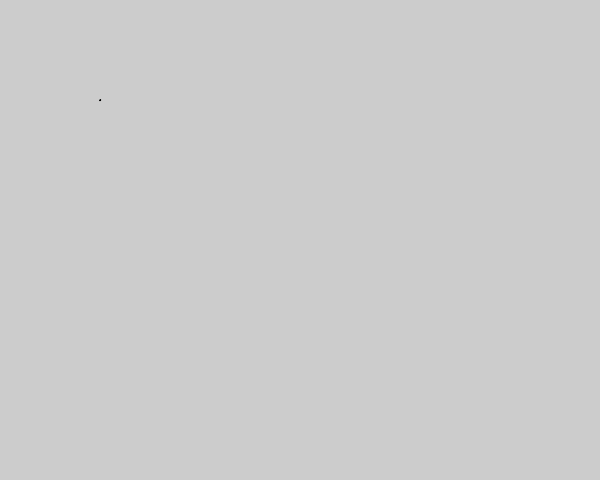
Frame 1 (no input)
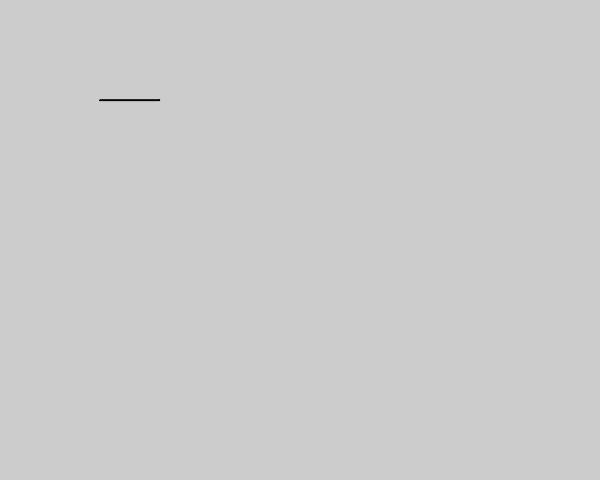
Frame 60 (the mouse pressed at the canvas centre just before this capture)
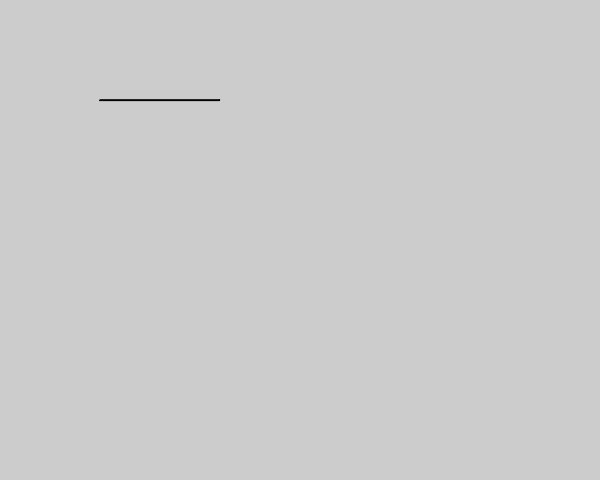
Frame 120 (the mouse held since frame 60 and released just before this capture)

The Processing sketch that drew these frames (run headless with seeded random() and noise(); from frame 60 on, the mouse is pressed at the canvas centre):

// Processing sketch: sketch_6
// ── sketch_6.pde
int x = 100;
int dx = 1;
void setup() {
  size(600, 480);
}
void draw() {
  ellipse(x, 100, 1, 1);
  x = x + dx;
  if(x > 400){
    dx = -1;    
  }
  if(x < 100){
    dx = 1;
  }
}
